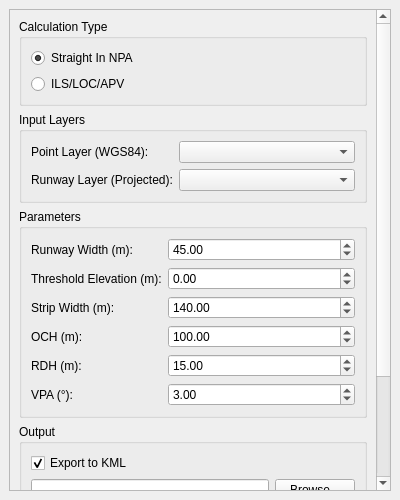
<?xml version="1.0" encoding="UTF-8"?>
<ui version="4.0">
 <class>QPANSOPYVSSDockWidget</class>
 <widget class="QDockWidget" name="QPANSOPYVSSDockWidget">
  <property name="geometry">
   <rect>
    <x>0</x>
    <y>0</y>
    <width>400</width>
    <height>500</height>
   </rect>
  </property>
  <property name="minimumSize">
   <size>
    <width>300</width>
    <height>300</height>
   </size>
  </property>
  <property name="maximumSize">
   <size>
    <width>16777215</width>
    <height>600</height>
   </size>
  </property>
  <property name="windowTitle">
   <string>QPANSOPY VSS</string>
  </property>
  <widget class="QWidget" name="dockWidgetContents">
   <layout class="QVBoxLayout" name="verticalLayout">
    <item>
     <widget class="QScrollArea" name="scrollArea">
      <property name="widgetResizable">
       <bool>true</bool>
      </property>
      <widget class="QWidget" name="scrollAreaWidgetContents">
       <property name="geometry">
        <rect>
         <x>0</x>
         <y>0</y>
         <width>380</width>
         <height>450</height>
        </rect>
       </property>
       <layout class="QVBoxLayout" name="verticalLayout_2">
        <item>
         <widget class="QGroupBox" name="groupBox">
          <property name="title">
           <string>Calculation Type</string>
          </property>
          <layout class="QVBoxLayout" name="verticalLayout_3">
           <item>
            <widget class="QRadioButton" name="straightInNPARadioButton">
             <property name="text">
              <string>Straight In NPA</string>
             </property>
             <property name="checked">
              <bool>true</bool>
             </property>
            </widget>
           </item>
           <item>
            <widget class="QRadioButton" name="ilsLocApvRadioButton">
             <property name="text">
              <string>ILS/LOC/APV</string>
             </property>
            </widget>
           </item>
          </layout>
         </widget>
        </item>
        <item>
         <widget class="QGroupBox" name="groupBox_2">
          <property name="title">
           <string>Input Layers</string>
          </property>
          <layout class="QFormLayout" name="formLayout">
           <item row="0" column="0">
            <widget class="QLabel" name="label">
             <property name="text">
              <string>Point Layer (WGS84):</string>
             </property>
            </widget>
           </item>
           <item row="0" column="1">
            <widget class="QgsMapLayerComboBox" name="pointLayerComboBox"/>
           </item>
           <item row="1" column="0">
            <widget class="QLabel" name="label_2">
             <property name="text">
              <string>Runway Layer (Projected):</string>
             </property>
            </widget>
           </item>
           <item row="1" column="1">
            <widget class="QgsMapLayerComboBox" name="runwayLayerComboBox"/>
           </item>
          </layout>
         </widget>
        </item>
        <item>
         <widget class="QGroupBox" name="groupBox_3">
          <property name="title">
           <string>Parameters</string>
          </property>
          <layout class="QFormLayout" name="formLayout_2">
           <item row="0" column="0">
            <widget class="QLabel" name="label_3">
             <property name="text">
              <string>Runway Width (m):</string>
             </property>
            </widget>
           </item>
           <item row="0" column="1">
            <widget class="QDoubleSpinBox" name="rwyWidthSpinBox">
             <property name="minimum">
              <double>10.000000000000000</double>
             </property>
             <property name="maximum">
              <double>100.000000000000000</double>
             </property>
             <property name="value">
              <double>45.000000000000000</double>
             </property>
            </widget>
           </item>
           <item row="1" column="0">
            <widget class="QLabel" name="label_4">
             <property name="text">
              <string>Threshold Elevation (m):</string>
             </property>
            </widget>
           </item>
           <item row="1" column="1">
            <widget class="QDoubleSpinBox" name="thrElevSpinBox">
             <property name="minimum">
              <double>-100.000000000000000</double>
             </property>
             <property name="maximum">
              <double>5000.000000000000000</double>
             </property>
             <property name="value">
              <double>0.000000000000000</double>
             </property>
            </widget>
           </item>
           <item row="2" column="0">
            <widget class="QLabel" name="label_5">
             <property name="text">
              <string>Strip Width (m):</string>
             </property>
            </widget>
           </item>
           <item row="2" column="1">
            <widget class="QDoubleSpinBox" name="stripWidthSpinBox">
             <property name="minimum">
              <double>50.000000000000000</double>
             </property>
             <property name="maximum">
              <double>300.000000000000000</double>
             </property>
             <property name="value">
              <double>140.000000000000000</double>
             </property>
            </widget>
           </item>
           <item row="3" column="0">
            <widget class="QLabel" name="label_6">
             <property name="text">
              <string>OCH (m):</string>
             </property>
            </widget>
           </item>
           <item row="3" column="1">
            <widget class="QDoubleSpinBox" name="ochSpinBox">
             <property name="minimum">
              <double>1.000000000000000</double>
             </property>
             <property name="maximum">
              <double>1000.000000000000000</double>
             </property>
             <property name="value">
              <double>100.000000000000000</double>
             </property>
            </widget>
           </item>
           <item row="4" column="0">
            <widget class="QLabel" name="label_7">
             <property name="text">
              <string>RDH (m):</string>
             </property>
            </widget>
           </item>
           <item row="4" column="1">
            <widget class="QDoubleSpinBox" name="rdhSpinBox">
             <property name="minimum">
              <double>1.000000000000000</double>
             </property>
             <property name="maximum">
              <double>100.000000000000000</double>
             </property>
             <property name="value">
              <double>15.000000000000000</double>
             </property>
            </widget>
           </item>
           <item row="5" column="0">
            <widget class="QLabel" name="label_8">
             <property name="text">
              <string>VPA (°):</string>
             </property>
            </widget>
           </item>
           <item row="5" column="1">
            <widget class="QDoubleSpinBox" name="vpaSpinBox">
             <property name="minimum">
              <double>1.000000000000000</double>
             </property>
             <property name="maximum">
              <double>10.000000000000000</double>
             </property>
             <property name="value">
              <double>3.000000000000000</double>
             </property>
            </widget>
           </item>
          </layout>
         </widget>
        </item>
        <item>
         <widget class="QGroupBox" name="groupBox_4">
          <property name="title">
           <string>Output</string>
          </property>
          <layout class="QVBoxLayout" name="verticalLayout_4">
           <item>
            <widget class="QCheckBox" name="exportKmlCheckBox">
             <property name="text">
              <string>Export to KML</string>
             </property>
             <property name="checked">
              <bool>true</bool>
             </property>
            </widget>
           </item>
           <item>
            <layout class="QHBoxLayout" name="horizontalLayout">
             <item>
              <widget class="QLineEdit" name="outputFolderLineEdit"/>
             </item>
             <item>
              <widget class="QPushButton" name="browseButton">
               <property name="text">
                <string>Browse...</string>
               </property>
              </widget>
             </item>
            </layout>
           </item>
          </layout>
         </widget>
        </item>
        <item>
         <widget class="QPushButton" name="calculateButton">
          <property name="text">
           <string>Calculate</string>
          </property>
         </widget>
        </item>
        <item>
         <widget class="QTextEdit" name="logTextEdit">
          <property name="maximumSize">
           <size>
            <width>16777215</width>
            <height>100</height>
           </size>
          </property>
          <property name="readOnly">
           <bool>true</bool>
          </property>
         </widget>
        </item>
       </layout>
      </widget>
     </widget>
    </item>
   </layout>
  </widget>
 </widget>
 <customwidgets>
  <customwidget>
   <class>QgsMapLayerComboBox</class>
   <extends>QComboBox</extends>
   <header>qgsmaplayercombobox.h</header>
  </customwidget>
 </customwidgets>
 <resources/>
 <connections/>
</ui>
